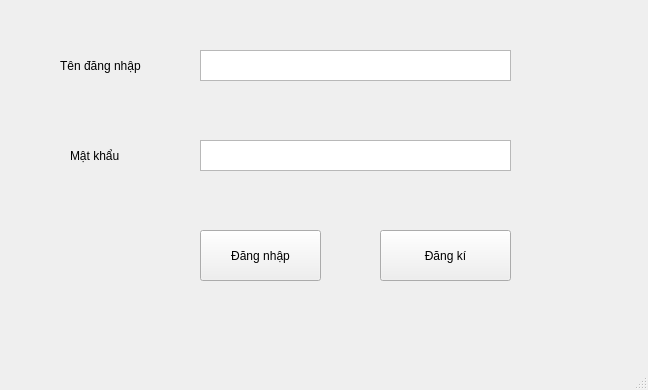
<?xml version="1.0" encoding="UTF-8"?>
<ui version="4.0">
 <class>MainWindow</class>
 <widget class="QMainWindow" name="MainWindow">
  <property name="geometry">
   <rect>
    <x>0</x>
    <y>0</y>
    <width>648</width>
    <height>390</height>
   </rect>
  </property>
  <property name="windowTitle">
   <string>MainWindow</string>
  </property>
  <widget class="QWidget" name="centralwidget">
   <widget class="QPushButton" name="pushButtonLogin">
    <property name="geometry">
     <rect>
      <x>200</x>
      <y>230</y>
      <width>121</width>
      <height>51</height>
     </rect>
    </property>
    <property name="text">
     <string>Đăng nhập</string>
    </property>
   </widget>
   <widget class="QTextEdit" name="textEditUsername">
    <property name="geometry">
     <rect>
      <x>200</x>
      <y>50</y>
      <width>311</width>
      <height>31</height>
     </rect>
    </property>
   </widget>
   <widget class="QTextEdit" name="textEditPassword">
    <property name="geometry">
     <rect>
      <x>200</x>
      <y>140</y>
      <width>311</width>
      <height>31</height>
     </rect>
    </property>
   </widget>
   <widget class="QLabel" name="label">
    <property name="geometry">
     <rect>
      <x>60</x>
      <y>50</y>
      <width>101</width>
      <height>31</height>
     </rect>
    </property>
    <property name="text">
     <string>Tên đăng nhập</string>
    </property>
   </widget>
   <widget class="QLabel" name="label_2">
    <property name="geometry">
     <rect>
      <x>70</x>
      <y>140</y>
      <width>91</width>
      <height>31</height>
     </rect>
    </property>
    <property name="text">
     <string>Mật khẩu</string>
    </property>
   </widget>
   <widget class="QPushButton" name="pushButton_2">
    <property name="geometry">
     <rect>
      <x>380</x>
      <y>230</y>
      <width>131</width>
      <height>51</height>
     </rect>
    </property>
    <property name="text">
     <string>Đăng kí</string>
    </property>
   </widget>
  </widget>
  <widget class="QMenuBar" name="menubar">
   <property name="geometry">
    <rect>
     <x>0</x>
     <y>0</y>
     <width>648</width>
     <height>21</height>
    </rect>
   </property>
  </widget>
  <widget class="QStatusBar" name="statusbar"/>
 </widget>
 <resources/>
 <connections/>
</ui>
